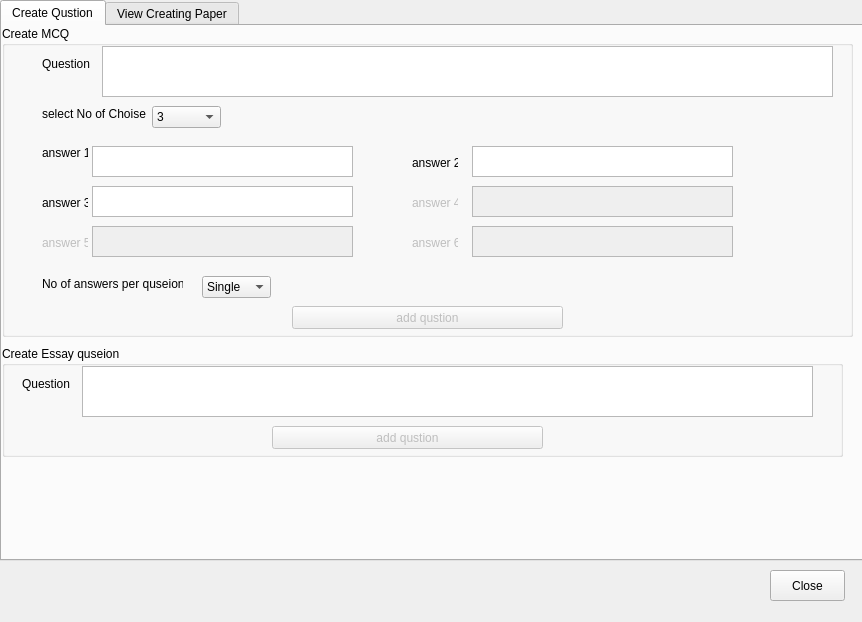
<?xml version="1.0" encoding="UTF-8"?>
<ui version="4.0">
 <class>TestPaper</class>
 <widget class="QMainWindow" name="TestPaper">
  <property name="geometry">
   <rect>
    <x>0</x>
    <y>0</y>
    <width>862</width>
    <height>622</height>
   </rect>
  </property>
  <property name="windowTitle">
   <string>TestPaper</string>
  </property>
  <widget class="QWidget" name="centralWidget">
   <widget class="QPushButton" name="close">
    <property name="geometry">
     <rect>
      <x>770</x>
      <y>570</y>
      <width>75</width>
      <height>31</height>
     </rect>
    </property>
    <property name="text">
     <string>Close</string>
    </property>
   </widget>
   <widget class="QTabWidget" name="tabWidget">
    <property name="geometry">
     <rect>
      <x>0</x>
      <y>0</y>
      <width>871</width>
      <height>561</height>
     </rect>
    </property>
    <property name="toolTip">
     <string/>
    </property>
    <property name="whatsThis">
     <string>&lt;html&gt;&lt;head/&gt;&lt;body&gt;&lt;p&gt;&lt;br/&gt;&lt;/p&gt;&lt;/body&gt;&lt;/html&gt;</string>
    </property>
    <property name="styleSheet">
     <string notr="true"/>
    </property>
    <property name="currentIndex">
     <number>0</number>
    </property>
    <widget class="QWidget" name="tab">
     <attribute name="title">
      <string>Create Qustion</string>
     </attribute>
     <widget class="QGroupBox" name="groupBox">
      <property name="geometry">
       <rect>
        <x>0</x>
        <y>0</y>
        <width>851</width>
        <height>311</height>
       </rect>
      </property>
      <property name="title">
       <string>Create MCQ</string>
      </property>
      <widget class="QLabel" name="label">
       <property name="geometry">
        <rect>
         <x>40</x>
         <y>30</y>
         <width>71</width>
         <height>16</height>
        </rect>
       </property>
       <property name="text">
        <string>Question</string>
       </property>
      </widget>
      <widget class="QTextEdit" name="msqQuestion">
       <property name="geometry">
        <rect>
         <x>100</x>
         <y>20</y>
         <width>731</width>
         <height>51</height>
        </rect>
       </property>
      </widget>
      <widget class="QLabel" name="label_2">
       <property name="geometry">
        <rect>
         <x>40</x>
         <y>80</y>
         <width>121</width>
         <height>16</height>
        </rect>
       </property>
       <property name="text">
        <string>select No of Choise</string>
       </property>
      </widget>
      <widget class="QComboBox" name="noOfChoice">
       <property name="geometry">
        <rect>
         <x>150</x>
         <y>80</y>
         <width>69</width>
         <height>22</height>
        </rect>
       </property>
       <item>
        <property name="text">
         <string>3</string>
        </property>
       </item>
       <item>
        <property name="text">
         <string>4</string>
        </property>
       </item>
       <item>
        <property name="text">
         <string>5</string>
        </property>
       </item>
       <item>
        <property name="text">
         <string>6</string>
        </property>
       </item>
      </widget>
      <widget class="QLabel" name="answer1lable">
       <property name="geometry">
        <rect>
         <x>40</x>
         <y>120</y>
         <width>46</width>
         <height>13</height>
        </rect>
       </property>
       <property name="text">
        <string>answer 1</string>
       </property>
      </widget>
      <widget class="QTextEdit" name="answer1">
       <property name="geometry">
        <rect>
         <x>90</x>
         <y>120</y>
         <width>261</width>
         <height>31</height>
        </rect>
       </property>
      </widget>
      <widget class="QLabel" name="answer2lable">
       <property name="geometry">
        <rect>
         <x>410</x>
         <y>130</y>
         <width>46</width>
         <height>13</height>
        </rect>
       </property>
       <property name="text">
        <string>answer 2</string>
       </property>
      </widget>
      <widget class="QTextEdit" name="answer2">
       <property name="geometry">
        <rect>
         <x>470</x>
         <y>120</y>
         <width>261</width>
         <height>31</height>
        </rect>
       </property>
      </widget>
      <widget class="QLabel" name="answer3lable">
       <property name="geometry">
        <rect>
         <x>40</x>
         <y>170</y>
         <width>46</width>
         <height>13</height>
        </rect>
       </property>
       <property name="text">
        <string>answer 3</string>
       </property>
      </widget>
      <widget class="QTextEdit" name="answer3">
       <property name="geometry">
        <rect>
         <x>90</x>
         <y>160</y>
         <width>261</width>
         <height>31</height>
        </rect>
       </property>
      </widget>
      <widget class="QLabel" name="answer4lable">
       <property name="enabled">
        <bool>false</bool>
       </property>
       <property name="geometry">
        <rect>
         <x>410</x>
         <y>170</y>
         <width>46</width>
         <height>13</height>
        </rect>
       </property>
       <property name="text">
        <string>answer 4</string>
       </property>
      </widget>
      <widget class="QTextEdit" name="answer4">
       <property name="enabled">
        <bool>false</bool>
       </property>
       <property name="geometry">
        <rect>
         <x>470</x>
         <y>160</y>
         <width>261</width>
         <height>31</height>
        </rect>
       </property>
      </widget>
      <widget class="QTextEdit" name="answer5">
       <property name="enabled">
        <bool>false</bool>
       </property>
       <property name="geometry">
        <rect>
         <x>90</x>
         <y>200</y>
         <width>261</width>
         <height>31</height>
        </rect>
       </property>
      </widget>
      <widget class="QLabel" name="answer5lable">
       <property name="enabled">
        <bool>false</bool>
       </property>
       <property name="geometry">
        <rect>
         <x>40</x>
         <y>210</y>
         <width>46</width>
         <height>13</height>
        </rect>
       </property>
       <property name="text">
        <string>answer 5</string>
       </property>
      </widget>
      <widget class="QTextEdit" name="answer6">
       <property name="enabled">
        <bool>false</bool>
       </property>
       <property name="geometry">
        <rect>
         <x>470</x>
         <y>200</y>
         <width>261</width>
         <height>31</height>
        </rect>
       </property>
      </widget>
      <widget class="QLabel" name="answer6lable">
       <property name="enabled">
        <bool>false</bool>
       </property>
       <property name="geometry">
        <rect>
         <x>410</x>
         <y>210</y>
         <width>46</width>
         <height>13</height>
        </rect>
       </property>
       <property name="text">
        <string>answer 6</string>
       </property>
      </widget>
      <widget class="QPushButton" name="addMcq">
       <property name="enabled">
        <bool>false</bool>
       </property>
       <property name="geometry">
        <rect>
         <x>290</x>
         <y>280</y>
         <width>271</width>
         <height>23</height>
        </rect>
       </property>
       <property name="text">
        <string>add qustion</string>
       </property>
      </widget>
      <widget class="QLabel" name="label_9">
       <property name="geometry">
        <rect>
         <x>40</x>
         <y>250</y>
         <width>141</width>
         <height>16</height>
        </rect>
       </property>
       <property name="text">
        <string>No of answers per quseion</string>
       </property>
      </widget>
      <widget class="QComboBox" name="noOfAnswers">
       <property name="geometry">
        <rect>
         <x>200</x>
         <y>250</y>
         <width>69</width>
         <height>22</height>
        </rect>
       </property>
       <item>
        <property name="text">
         <string>Single</string>
        </property>
       </item>
       <item>
        <property name="text">
         <string>Multiple</string>
        </property>
       </item>
      </widget>
     </widget>
     <widget class="QGroupBox" name="groupBox_2">
      <property name="geometry">
       <rect>
        <x>0</x>
        <y>320</y>
        <width>841</width>
        <height>111</height>
       </rect>
      </property>
      <property name="title">
       <string>Create Essay quseion</string>
      </property>
      <widget class="QTextEdit" name="essayQusion">
       <property name="geometry">
        <rect>
         <x>80</x>
         <y>20</y>
         <width>731</width>
         <height>51</height>
        </rect>
       </property>
      </widget>
      <widget class="QLabel" name="label_10">
       <property name="geometry">
        <rect>
         <x>20</x>
         <y>30</y>
         <width>71</width>
         <height>16</height>
        </rect>
       </property>
       <property name="text">
        <string>Question</string>
       </property>
      </widget>
      <widget class="QPushButton" name="addEssay">
       <property name="enabled">
        <bool>false</bool>
       </property>
       <property name="geometry">
        <rect>
         <x>270</x>
         <y>80</y>
         <width>271</width>
         <height>23</height>
        </rect>
       </property>
       <property name="text">
        <string>add qustion</string>
       </property>
      </widget>
     </widget>
    </widget>
    <widget class="QWidget" name="tab_2">
     <attribute name="title">
      <string>View Creating Paper</string>
     </attribute>
    </widget>
   </widget>
  </widget>
 </widget>
 <layoutdefault spacing="6" margin="11"/>
 <resources/>
 <connections>
  <connection>
   <sender>close</sender>
   <signal>clicked()</signal>
   <receiver>TestPaper</receiver>
   <slot>close()</slot>
   <hints>
    <hint type="sourcelabel">
     <x>804</x>
     <y>503</y>
    </hint>
    <hint type="destinationlabel">
     <x>1011</x>
     <y>523</y>
    </hint>
   </hints>
  </connection>
 </connections>
</ui>
